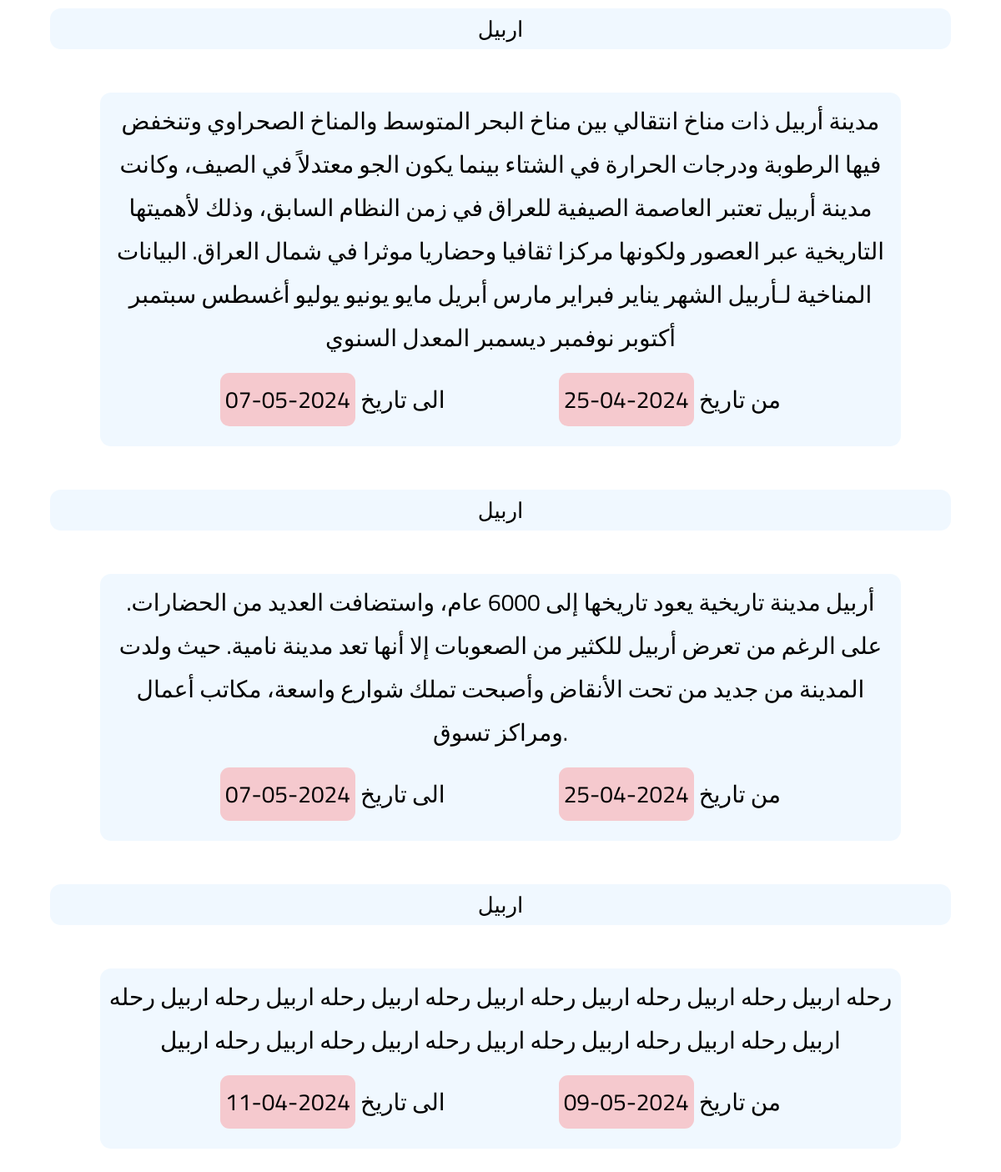
The app's page /ditelaTrip.php?D=D&T=اربيل with its own data.
### tables this page shows
CREATE TABLE `trips` (
  `id` int(255) NOT NULL,
  `token` varchar(255) NOT NULL,
  `nameTrips` varchar(255) NOT NULL,
  `detilsTrips` varchar(2000) NOT NULL,
  `fromTrips` varchar(255) NOT NULL,
  `toTrips` varchar(255) NOT NULL,
  `companyToken` varchar(255) NOT NULL,
  `availability` varchar(255) NOT NULL
);

### ditelaTrip.php (the view, shortened to what this page needs)
<?php
   global $connect;
   mysqli_set_charset($connect, 'utf8');
   $TokenComp = $_GET['T'];
    $datatrips = "SELECT * FROM trips WHERE nameTrips = '$TokenComp'";
    $startdatatrips = mysqli_query($connect, $datatrips);
?>
<!DOCTYPE html>
<html lang="en">
<head>
    <link rel="stylesheet" href="style.css">
</head>
<body>
<?php
    while($GOdatatrips = mysqli_fetch_array($startdatatrips)){
        echo '
        <div class="titleTrip">
            <p>' . $GOdatatrips['nameTrips'] . '</p>
        </div>
        <div class="proTrip">
            <p>' . $GOdatatrips['detilsTrips'] . '</p>
            <div class="form-group-to">
                <div class="from">من تاريخ <span class="spanto">' . $GOdatatrips['fromTrips'] . '</span></div>
                <div class="to">الى تاريخ <span class="spanto">' . $GOdatatrips['toTrips'] . '</span></div>
            </div>';
        echo '</div>';
    }
?>
</body>
</html>

### style.css (style rules this page uses)
html { scroll-behavior: smooth; }
* { padding: 0; margin: 0; box-sizing: border-box; text-decoration: none; font-family: 'Cairo', sans-serif; }
.titleTrip { text-align: center; font-size: 26px; background: aliceblue; width: 90%; margin: 10px auto; border-radius: 13px; }
.proTrip { width: 80%; background: aliceblue; margin: 52px auto; font-size: 28px; text-align: center; border-radius: 13px; padding: 8px; font-family: 'Cairo'; }
.form-group-to { margin: 22px 0px; display: flex; align-items: center; justify-content: space-evenly; flex-direction: row-reverse; }
.spanto { background: #ff5c5c4d; padding: 6px; border-radius: 11px; }

### records on screen
trips: nameTrips "اربيل", detilsTrips "مدينة أربيل ذات مناخ انتقالي بين مناخ البحر المتوسط والمناخ الصحراوي وتنخفض فيها الرطوبة ودرجات الحرارة في الشتاء بينما يكون الجو معتدلاً في الصيف، وكانت مدينة أربيل تعتبر العاصمة الصيفية للعراق في زمن النظام السابق، وذلك لأهميتها التاريخية عبر العصور ولكونها مركزا ثقافيا وحضاريا موثرا في شمال العراق. البيانات المناخية لـأربيل الشهر يناير فبراير مارس أبريل مايو يونيو يوليو أغسطس سبتمبر أكتوبر نوفمبر ديسمبر المعدل السنوي", fromTrips "2024-04-25", toTrips "2024-05-07"
trips: nameTrips "اربيل", detilsTrips "أربيل مدينة تاريخية يعود تاريخها إلى 6000 عام، واستضافت العديد من الحضارات. على الرغم من تعرض أربيل للكثير من الصعوبات إلا أنها تعد مدينة نامية. حيث ولدت المدينة من جديد من تحت الأنقاض وأصبحت تملك شوارع واسعة، مكاتب أعمال ومراكز تسوق.", fromTrips "2024-04-25", toTrips "2024-05-07"
trips: nameTrips "اربيل", detilsTrips "رحله اربيل رحله اربيل رحله اربيل رحله اربيل رحله اربيل رحله اربيل رحله اربيل رحله اربيل رحله اربيل رحله اربيل رحله اربيل رحله اربيل رحله اربيل رحله اربيل", fromTrips "2024-05-09", toTrips "2024-04-11"
